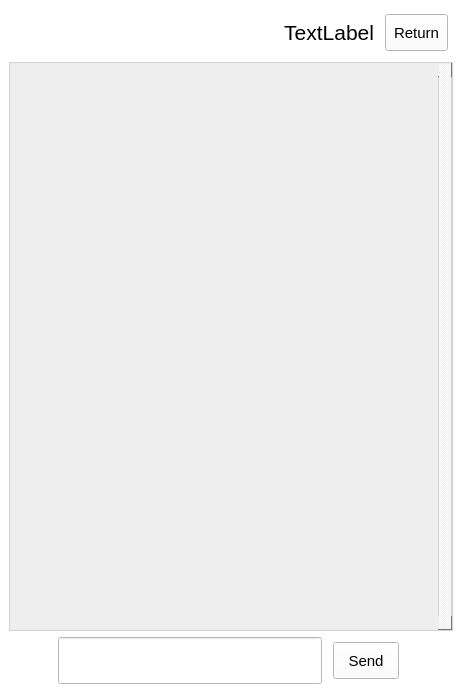
<?xml version="1.0" encoding="UTF-8"?>
<ui version="4.0">
 <class>MainWindow</class>
 <widget class="QMainWindow" name="MainWindow">
  <property name="geometry">
   <rect>
    <x>0</x>
    <y>0</y>
    <width>462</width>
    <height>693</height>
   </rect>
  </property>
  <property name="windowTitle">
   <string>MainWindow</string>
  </property>
  <property name="styleSheet">
   <string notr="true">background:white; margin: 0; padding: 0;</string>
  </property>
  <widget class="QWidget" name="centralwidget">
   <property name="styleSheet">
    <string notr="true">padding: 0; margin: 0;</string>
   </property>
   <layout class="QGridLayout" name="gridLayout_2">
    <property name="leftMargin">
     <number>0</number>
    </property>
    <property name="topMargin">
     <number>0</number>
    </property>
    <property name="rightMargin">
     <number>0</number>
    </property>
    <property name="bottomMargin">
     <number>0</number>
    </property>
    <property name="spacing">
     <number>0</number>
    </property>
    <item row="0" column="0">
     <widget class="QStackedWidget" name="stackedWidget">
      <property name="styleSheet">
       <string notr="true">padding: 0; margin: 0;</string>
      </property>
      <property name="currentIndex">
       <number>1</number>
      </property>
      <widget class="QWidget" name="register_page">
       <layout class="QGridLayout" name="gridLayout" rowstretch="1,1,1" columnstretch="1,1,1">
        <item row="1" column="0">
         <spacer name="horizontalSpacer_3">
          <property name="orientation">
           <enum>Qt::Horizontal</enum>
          </property>
          <property name="sizeHint" stdset="0">
           <size>
            <width>40</width>
            <height>20</height>
           </size>
          </property>
         </spacer>
        </item>
        <item row="0" column="1">
         <spacer name="verticalSpacer">
          <property name="orientation">
           <enum>Qt::Vertical</enum>
          </property>
          <property name="sizeHint" stdset="0">
           <size>
            <width>20</width>
            <height>40</height>
           </size>
          </property>
         </spacer>
        </item>
        <item row="1" column="1">
         <widget class="QFrame" name="frame">
          <property name="styleSheet">
           <string notr="true">bakcground-color: white;</string>
          </property>
          <property name="frameShape">
           <enum>QFrame::StyledPanel</enum>
          </property>
          <property name="frameShadow">
           <enum>QFrame::Plain</enum>
          </property>
          <property name="lineWidth">
           <number>1</number>
          </property>
          <property name="midLineWidth">
           <number>0</number>
          </property>
          <layout class="QVBoxLayout" name="verticalLayout_3">
           <property name="spacing">
            <number>0</number>
           </property>
           <property name="leftMargin">
            <number>0</number>
           </property>
           <property name="topMargin">
            <number>0</number>
           </property>
           <property name="rightMargin">
            <number>0</number>
           </property>
           <property name="bottomMargin">
            <number>0</number>
           </property>
           <item>
            <widget class="QWidget" name="widget" native="true">
             <property name="styleSheet">
              <string notr="true">background: white;</string>
             </property>
             <layout class="QVBoxLayout" name="verticalLayout_2" stretch="2,1,1,0,0,0,2">
              <property name="spacing">
               <number>7</number>
              </property>
              <property name="leftMargin">
               <number>11</number>
              </property>
              <property name="topMargin">
               <number>11</number>
              </property>
              <property name="rightMargin">
               <number>11</number>
              </property>
              <property name="bottomMargin">
               <number>11</number>
              </property>
              <item>
               <widget class="QLabel" name="label">
                <property name="sizePolicy">
                 <sizepolicy hsizetype="Expanding" vsizetype="Expanding">
                  <horstretch>0</horstretch>
                  <verstretch>0</verstretch>
                 </sizepolicy>
                </property>
                <property name="font">
                 <font>
                  <pointsize>22</pointsize>
                 </font>
                </property>
                <property name="text">
                 <string>Register</string>
                </property>
                <property name="alignment">
                 <set>Qt::AlignCenter</set>
                </property>
               </widget>
              </item>
              <item>
               <widget class="QLabel" name="label_2">
                <property name="font">
                 <font>
                  <pointsize>11</pointsize>
                 </font>
                </property>
                <property name="text">
                 <string>Name:</string>
                </property>
               </widget>
              </item>
              <item>
               <widget class="QLineEdit" name="login_line_edit">
                <property name="sizePolicy">
                 <sizepolicy hsizetype="Expanding" vsizetype="Expanding">
                  <horstretch>0</horstretch>
                  <verstretch>0</verstretch>
                 </sizepolicy>
                </property>
                <property name="font">
                 <font>
                  <pointsize>10</pointsize>
                 </font>
                </property>
               </widget>
              </item>
              <item>
               <widget class="QLabel" name="label_3">
                <property name="font">
                 <font>
                  <pointsize>11</pointsize>
                 </font>
                </property>
                <property name="text">
                 <string>Password:</string>
                </property>
               </widget>
              </item>
              <item>
               <widget class="QLineEdit" name="password_line_edit">
                <property name="font">
                 <font>
                  <pointsize>10</pointsize>
                 </font>
                </property>
               </widget>
              </item>
              <item>
               <layout class="QGridLayout" name="icons_layout"/>
              </item>
              <item>
               <layout class="QGridLayout" name="gridLayout_3">
                <item row="0" column="0">
                 <widget class="QPushButton" name="register_page_register_button">
                  <property name="sizePolicy">
                   <sizepolicy hsizetype="Fixed" vsizetype="Fixed">
                    <horstretch>0</horstretch>
                    <verstretch>0</verstretch>
                   </sizepolicy>
                  </property>
                  <property name="text">
                   <string>Register</string>
                  </property>
                 </widget>
                </item>
                <item row="0" column="1">
                 <widget class="QPushButton" name="register_page_login_button">
                  <property name="text">
                   <string>Login</string>
                  </property>
                 </widget>
                </item>
               </layout>
              </item>
             </layout>
            </widget>
           </item>
          </layout>
         </widget>
        </item>
        <item row="2" column="1">
         <spacer name="verticalSpacer_2">
          <property name="orientation">
           <enum>Qt::Vertical</enum>
          </property>
          <property name="sizeHint" stdset="0">
           <size>
            <width>20</width>
            <height>40</height>
           </size>
          </property>
         </spacer>
        </item>
        <item row="1" column="2">
         <spacer name="horizontalSpacer_4">
          <property name="orientation">
           <enum>Qt::Horizontal</enum>
          </property>
          <property name="sizeHint" stdset="0">
           <size>
            <width>40</width>
            <height>20</height>
           </size>
          </property>
         </spacer>
        </item>
       </layout>
      </widget>
      <widget class="QWidget" name="conversation_page">
       <property name="styleSheet">
        <string notr="true"/>
       </property>
       <layout class="QVBoxLayout" name="verticalLayout" stretch="1,12,1">
        <item>
         <layout class="QHBoxLayout" name="horizontalLayout_4" stretch="5,1">
          <item>
           <widget class="QLabel" name="conversation_name_label">
            <property name="font">
             <font>
              <pointsize>16</pointsize>
             </font>
            </property>
            <property name="styleSheet">
             <string notr="true">border: none;</string>
            </property>
            <property name="text">
             <string>TextLabel</string>
            </property>
            <property name="alignment">
             <set>Qt::AlignRight|Qt::AlignTrailing|Qt::AlignVCenter</set>
            </property>
           </widget>
          </item>
          <item>
           <widget class="QPushButton" name="return_button">
            <property name="sizePolicy">
             <sizepolicy hsizetype="Ignored" vsizetype="Expanding">
              <horstretch>0</horstretch>
              <verstretch>0</verstretch>
             </sizepolicy>
            </property>
            <property name="font">
             <font>
              <pointsize>11</pointsize>
             </font>
            </property>
            <property name="styleSheet">
             <string notr="true">background: white; margin: 5px;</string>
            </property>
            <property name="text">
             <string>Return</string>
            </property>
           </widget>
          </item>
         </layout>
        </item>
        <item>
         <widget class="QScrollArea" name="messages_scroll_area">
          <property name="styleSheet">
           <string notr="true">background: #eee; border: 1px solid lightgray;</string>
          </property>
          <property name="frameShape">
           <enum>QFrame::NoFrame</enum>
          </property>
          <property name="lineWidth">
           <number>1</number>
          </property>
          <property name="verticalScrollBarPolicy">
           <enum>Qt::ScrollBarAlwaysOn</enum>
          </property>
          <property name="sizeAdjustPolicy">
           <enum>QAbstractScrollArea::AdjustToContents</enum>
          </property>
          <property name="widgetResizable">
           <bool>true</bool>
          </property>
          <property name="alignment">
           <set>Qt::AlignLeading|Qt::AlignLeft|Qt::AlignVCenter</set>
          </property>
          <widget class="QWidget" name="scrollAreaWidgetContents">
           <property name="geometry">
            <rect>
             <x>0</x>
             <y>0</y>
             <width>417</width>
             <height>561</height>
            </rect>
           </property>
           <property name="sizePolicy">
            <sizepolicy hsizetype="Expanding" vsizetype="Expanding">
             <horstretch>0</horstretch>
             <verstretch>0</verstretch>
            </sizepolicy>
           </property>
           <property name="styleSheet">
            <string notr="true">border: none;</string>
           </property>
           <layout class="QVBoxLayout" name="messages_outer_layout">
            <property name="spacing">
             <number>0</number>
            </property>
            <property name="leftMargin">
             <number>0</number>
            </property>
            <property name="topMargin">
             <number>0</number>
            </property>
            <property name="rightMargin">
             <number>0</number>
            </property>
            <property name="bottomMargin">
             <number>0</number>
            </property>
            <item alignment="Qt::AlignBottom">
             <widget class="QWidget" name="messages_widget" native="true">
              <property name="sizePolicy">
               <sizepolicy hsizetype="Expanding" vsizetype="Maximum">
                <horstretch>0</horstretch>
                <verstretch>0</verstretch>
               </sizepolicy>
              </property>
              <layout class="QVBoxLayout" name="messages_layout">
               <property name="spacing">
                <number>0</number>
               </property>
               <property name="leftMargin">
                <number>0</number>
               </property>
               <property name="topMargin">
                <number>0</number>
               </property>
               <property name="rightMargin">
                <number>0</number>
               </property>
               <property name="bottomMargin">
                <number>0</number>
               </property>
              </layout>
             </widget>
            </item>
           </layout>
          </widget>
         </widget>
        </item>
        <item>
         <layout class="QHBoxLayout" name="horizontalLayout" stretch="1,7,1">
          <item>
           <spacer name="horizontalSpacer">
            <property name="orientation">
             <enum>Qt::Horizontal</enum>
            </property>
            <property name="sizeHint" stdset="0">
             <size>
              <width>40</width>
              <height>20</height>
             </size>
            </property>
           </spacer>
          </item>
          <item>
           <layout class="QHBoxLayout" name="horizontalLayout_2" stretch="7,2">
            <property name="sizeConstraint">
             <enum>QLayout::SetDefaultConstraint</enum>
            </property>
            <item>
             <widget class="QLineEdit" name="message_line_edit">
              <property name="sizePolicy">
               <sizepolicy hsizetype="Expanding" vsizetype="Expanding">
                <horstretch>0</horstretch>
                <verstretch>0</verstretch>
               </sizepolicy>
              </property>
              <property name="font">
               <font>
                <pointsize>12</pointsize>
               </font>
              </property>
             </widget>
            </item>
            <item>
             <widget class="QPushButton" name="sendButton">
              <property name="enabled">
               <bool>true</bool>
              </property>
              <property name="sizePolicy">
               <sizepolicy hsizetype="Ignored" vsizetype="Expanding">
                <horstretch>0</horstretch>
                <verstretch>0</verstretch>
               </sizepolicy>
              </property>
              <property name="font">
               <font>
                <pointsize>11</pointsize>
               </font>
              </property>
              <property name="styleSheet">
               <string notr="true">background-color: white; margin: 5px</string>
              </property>
              <property name="text">
               <string>Send</string>
              </property>
             </widget>
            </item>
           </layout>
          </item>
          <item>
           <spacer name="horizontalSpacer_2">
            <property name="orientation">
             <enum>Qt::Horizontal</enum>
            </property>
            <property name="sizeHint" stdset="0">
             <size>
              <width>40</width>
              <height>20</height>
             </size>
            </property>
           </spacer>
          </item>
         </layout>
        </item>
       </layout>
      </widget>
      <widget class="QWidget" name="users_page">
       <property name="styleSheet">
        <string notr="true">background: white; border: 1px solid black;</string>
       </property>
       <layout class="QVBoxLayout" name="verticalLayout_6" stretch="1,15">
        <item>
         <layout class="QHBoxLayout" name="horizontalLayout_3" stretch="4,1">
          <item>
           <widget class="QLabel" name="label_4">
            <property name="sizePolicy">
             <sizepolicy hsizetype="Expanding" vsizetype="Expanding">
              <horstretch>0</horstretch>
              <verstretch>0</verstretch>
             </sizepolicy>
            </property>
            <property name="font">
             <font>
              <pointsize>17</pointsize>
             </font>
            </property>
            <property name="styleSheet">
             <string notr="true">border: none; padding-right: 10px;</string>
            </property>
            <property name="text">
             <string>Select user</string>
            </property>
            <property name="alignment">
             <set>Qt::AlignRight|Qt::AlignTrailing|Qt::AlignVCenter</set>
            </property>
            <property name="margin">
             <number>0</number>
            </property>
           </widget>
          </item>
          <item>
           <widget class="QPushButton" name="return_button_2">
            <property name="sizePolicy">
             <sizepolicy hsizetype="Expanding" vsizetype="Expanding">
              <horstretch>0</horstretch>
              <verstretch>0</verstretch>
             </sizepolicy>
            </property>
            <property name="font">
             <font>
              <pointsize>10</pointsize>
             </font>
            </property>
            <property name="styleSheet">
             <string notr="true">margin: 10px</string>
            </property>
            <property name="text">
             <string>Return</string>
            </property>
           </widget>
          </item>
         </layout>
        </item>
        <item>
         <widget class="QScrollArea" name="users_page_scroll_area">
          <property name="sizePolicy">
           <sizepolicy hsizetype="Expanding" vsizetype="Expanding">
            <horstretch>0</horstretch>
            <verstretch>0</verstretch>
           </sizepolicy>
          </property>
          <property name="font">
           <font>
            <pointsize>8</pointsize>
           </font>
          </property>
          <property name="styleSheet">
           <string notr="true">background: #eee; border: 1px solid lightgray;</string>
          </property>
          <property name="widgetResizable">
           <bool>true</bool>
          </property>
          <widget class="QWidget" name="users_list">
           <property name="geometry">
            <rect>
             <x>0</x>
             <y>0</y>
             <width>438</width>
             <height>22</height>
            </rect>
           </property>
           <property name="sizePolicy">
            <sizepolicy hsizetype="Expanding" vsizetype="Maximum">
             <horstretch>0</horstretch>
             <verstretch>0</verstretch>
            </sizepolicy>
           </property>
           <property name="maximumSize">
            <size>
             <width>16777215</width>
             <height>16777215</height>
            </size>
           </property>
           <property name="layoutDirection">
            <enum>Qt::LeftToRight</enum>
           </property>
           <property name="styleSheet">
            <string notr="true">border: none;</string>
           </property>
           <layout class="QVBoxLayout" name="verticalLayout_4">
            <property name="spacing">
             <number>0</number>
            </property>
            <property name="sizeConstraint">
             <enum>QLayout::SetDefaultConstraint</enum>
            </property>
           </layout>
          </widget>
         </widget>
        </item>
       </layout>
      </widget>
      <widget class="QWidget" name="loading_page">
       <property name="styleSheet">
        <string notr="true">background: white;</string>
       </property>
       <layout class="QGridLayout" name="gridLayout_4">
        <property name="leftMargin">
         <number>0</number>
        </property>
        <property name="topMargin">
         <number>0</number>
        </property>
        <property name="rightMargin">
         <number>0</number>
        </property>
        <property name="bottomMargin">
         <number>0</number>
        </property>
        <property name="spacing">
         <number>0</number>
        </property>
        <item row="0" column="0">
         <widget class="QLabel" name="loading_label">
          <property name="styleSheet">
           <string notr="true">padding: 0; margin: 0;</string>
          </property>
          <property name="text">
           <string>Loading</string>
          </property>
          <property name="alignment">
           <set>Qt::AlignCenter</set>
          </property>
         </widget>
        </item>
       </layout>
      </widget>
      <widget class="QWidget" name="login_page">
       <layout class="QGridLayout" name="gridLayout_5" rowstretch="1,1,1" columnstretch="1,1,1">
        <item row="1" column="1">
         <widget class="QFrame" name="frame_2">
          <property name="sizePolicy">
           <sizepolicy hsizetype="Expanding" vsizetype="Expanding">
            <horstretch>0</horstretch>
            <verstretch>0</verstretch>
           </sizepolicy>
          </property>
          <property name="styleSheet">
           <string notr="true">background: white;</string>
          </property>
          <property name="frameShape">
           <enum>QFrame::StyledPanel</enum>
          </property>
          <property name="frameShadow">
           <enum>QFrame::Plain</enum>
          </property>
          <property name="lineWidth">
           <number>1</number>
          </property>
          <layout class="QVBoxLayout" name="verticalLayout_7" stretch="2,1,1,1,1,0,2">
           <item>
            <widget class="QLabel" name="login_label">
             <property name="font">
              <font>
               <pointsize>24</pointsize>
              </font>
             </property>
             <property name="text">
              <string>Login</string>
             </property>
             <property name="alignment">
              <set>Qt::AlignCenter</set>
             </property>
            </widget>
           </item>
           <item>
            <widget class="QLabel" name="label_6">
             <property name="font">
              <font>
               <pointsize>12</pointsize>
              </font>
             </property>
             <property name="text">
              <string>Name</string>
             </property>
            </widget>
           </item>
           <item>
            <widget class="QLineEdit" name="name_login_page_line_edit"/>
           </item>
           <item>
            <widget class="QLabel" name="label_7">
             <property name="font">
              <font>
               <pointsize>12</pointsize>
              </font>
             </property>
             <property name="text">
              <string>Password</string>
             </property>
            </widget>
           </item>
           <item>
            <widget class="QLineEdit" name="password_login_page_edit_line"/>
           </item>
           <item>
            <widget class="QLabel" name="login_page_message_label">
             <property name="text">
              <string>Fill name and password, then press &quot;Log in&quot;.</string>
             </property>
            </widget>
           </item>
           <item>
            <layout class="QGridLayout" name="gridLayout_6">
             <item row="0" column="0">
              <widget class="QPushButton" name="login_page_login_button">
               <property name="text">
                <string>Log in</string>
               </property>
              </widget>
             </item>
             <item row="0" column="1">
              <widget class="QPushButton" name="login_page_register_button">
               <property name="text">
                <string>Register</string>
               </property>
              </widget>
             </item>
            </layout>
           </item>
          </layout>
         </widget>
        </item>
        <item row="1" column="0">
         <spacer name="horizontalSpacer_5">
          <property name="orientation">
           <enum>Qt::Horizontal</enum>
          </property>
          <property name="sizeHint" stdset="0">
           <size>
            <width>40</width>
            <height>20</height>
           </size>
          </property>
         </spacer>
        </item>
        <item row="2" column="1">
         <spacer name="verticalSpacer_4">
          <property name="orientation">
           <enum>Qt::Vertical</enum>
          </property>
          <property name="sizeHint" stdset="0">
           <size>
            <width>20</width>
            <height>40</height>
           </size>
          </property>
         </spacer>
        </item>
        <item row="0" column="1">
         <spacer name="verticalSpacer_3">
          <property name="orientation">
           <enum>Qt::Vertical</enum>
          </property>
          <property name="sizeHint" stdset="0">
           <size>
            <width>20</width>
            <height>40</height>
           </size>
          </property>
         </spacer>
        </item>
        <item row="1" column="2">
         <spacer name="horizontalSpacer_6">
          <property name="orientation">
           <enum>Qt::Horizontal</enum>
          </property>
          <property name="sizeHint" stdset="0">
           <size>
            <width>40</width>
            <height>20</height>
           </size>
          </property>
         </spacer>
        </item>
       </layout>
      </widget>
      <widget class="QWidget" name="conversations_page">
       <layout class="QVBoxLayout" name="verticalLayout_5" stretch="1,9">
        <item>
         <layout class="QHBoxLayout" name="horizontalLayout_5" stretch="1,3,1,1">
          <property name="sizeConstraint">
           <enum>QLayout::SetDefaultConstraint</enum>
          </property>
          <item>
           <widget class="QPushButton" name="new_conversation_button">
            <property name="styleSheet">
             <string notr="true">padding:5px;</string>
            </property>
            <property name="text">
             <string>New conversation</string>
            </property>
           </widget>
          </item>
          <item>
           <widget class="QLabel" name="name_label_conversations_page">
            <property name="font">
             <font>
              <pointsize>19</pointsize>
             </font>
            </property>
            <property name="text">
             <string>User</string>
            </property>
            <property name="alignment">
             <set>Qt::AlignRight|Qt::AlignTrailing|Qt::AlignVCenter</set>
            </property>
           </widget>
          </item>
          <item>
           <widget class="QLabel" name="user_icon_label_conversations_page">
            <property name="sizePolicy">
             <sizepolicy hsizetype="Minimum" vsizetype="Minimum">
              <horstretch>0</horstretch>
              <verstretch>0</verstretch>
             </sizepolicy>
            </property>
            <property name="styleSheet">
             <string notr="true"/>
            </property>
            <property name="text">
             <string>icon</string>
            </property>
            <property name="alignment">
             <set>Qt::AlignCenter</set>
            </property>
           </widget>
          </item>
          <item>
           <widget class="QPushButton" name="conversations_page_logout_button">
            <property name="sizePolicy">
             <sizepolicy hsizetype="Expanding" vsizetype="Fixed">
              <horstretch>0</horstretch>
              <verstretch>0</verstretch>
             </sizepolicy>
            </property>
            <property name="styleSheet">
             <string notr="true">padding: 5px;</string>
            </property>
            <property name="text">
             <string>Logout</string>
            </property>
           </widget>
          </item>
         </layout>
        </item>
        <item>
         <widget class="QScrollArea" name="scrollArea">
          <property name="widgetResizable">
           <bool>true</bool>
          </property>
          <widget class="QWidget" name="conversations_list">
           <property name="geometry">
            <rect>
             <x>0</x>
             <y>0</y>
             <width>438</width>
             <height>22</height>
            </rect>
           </property>
           <property name="sizePolicy">
            <sizepolicy hsizetype="Expanding" vsizetype="Maximum">
             <horstretch>0</horstretch>
             <verstretch>0</verstretch>
            </sizepolicy>
           </property>
           <layout class="QVBoxLayout" name="verticalLayout_8"/>
          </widget>
         </widget>
        </item>
       </layout>
      </widget>
     </widget>
    </item>
   </layout>
  </widget>
 </widget>
 <resources/>
 <connections/>
</ui>
